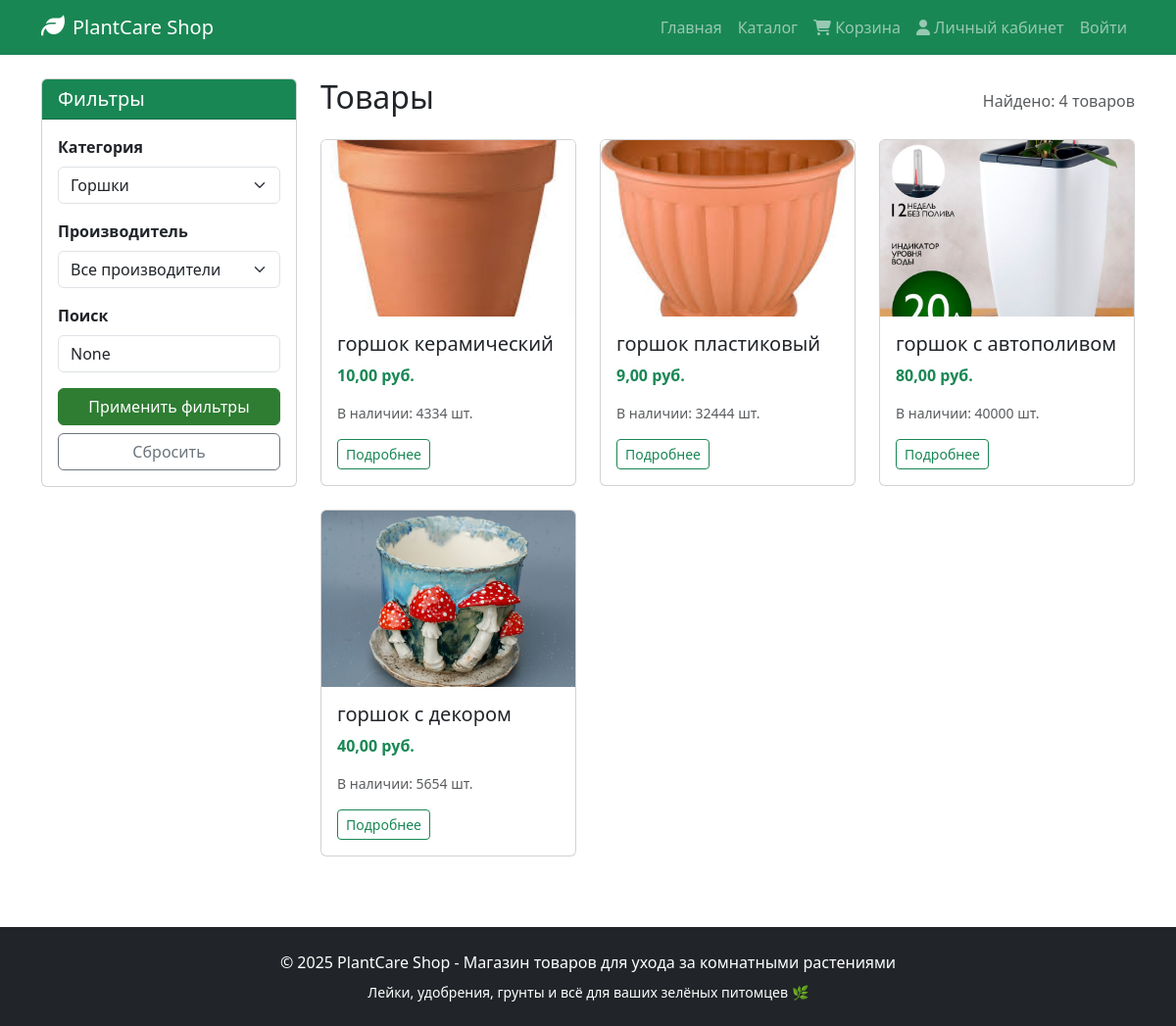
Screenshot of /catalog/?category=13 with the database file from the repository.
### shop/models.py (models this page shows, shortened)
class Product(models.Model):
    name = models.CharField(max_length=200)
    description = models.TextField()
    photo = models.ImageField(upload_to='products/')
    price = models.DecimalField(max_digits=10, decimal_places=2)
    stock = models.IntegerField()
    category = models.ForeignKey(Category, on_delete=models.CASCADE)
    manufacturer = models.ForeignKey(Manufacturer, on_delete=models.CASCADE)

### shop/views.py (the view)
# urls.py: path('catalog/', views.catalog, name='catalog'),
def catalog(request):
    products = Product.objects.all()
    category = request.GET.get('category')
    manufacturer = request.GET.get('manufacturer')
    search = request.GET.get('search')
    if category:
        products = products.filter(category_id=category)
    if manufacturer:
        products = products.filter(manufacturer_id=manufacturer)
    if search:
        products = products.filter(Q(name__icontains=search) | Q(description__icontains=search))
    return render(request, 'shop/catalog.html', {
        'products': products,
        'categories': Category.objects.all(),
        'manufacturers': Manufacturer.objects.all(),
        'selected_category': category,
        'selected_manufacturer': manufacturer,
        'search_query': search,
    })

### shop/templates/shop/catalog.html (shortened to what this page needs)
{% extends 'base.html' %}
{% load static %}
{% block content %}
<div class="row">
    <div class="col-md-3">
        <div class="card">
            <div class="card-header bg-success text-white">
                <h5 class="mb-0">Фильтры</h5>
            </div>
            <div class="card-body">
                <form method="get" id="filter-form">
                    <div class="mb-3">
                        <label class="form-label fw-bold">Категория</label>
                        <select name="category" class="form-select">
                            {% for cat in categories %}
                                <option value="{{ cat.id }}" {% if selected_category == cat.id|stringformat:"s" %}selected{% endif %}>
                                    {{ cat.name }}
                                </option>
                            {% endfor %}
                        </select>
                    </div>
                    <div class="mb-3">
                        <label class="form-label fw-bold">Производитель</label>
                        <select name="manufacturer" class="form-select">
                            <option value="">Все производители</option>
                        </select>
                    </div>
                    <div class="mb-3">
                        <label class="form-label fw-bold">Поиск</label>
                        <input type="text" name="search" class="form-control" placeholder="Название товара..." value="{{ search_query }}">
                    </div>
                    <button type="submit" class="btn btn-success w-100">Применить фильтры</button>
                    <a href="{% url 'catalog' %}" class="btn btn-outline-secondary w-100 mt-2">Сбросить</a>
                </form>
            </div>
        </div>
    </div>
    <div class="col-md-9">
        <div class="d-flex justify-content-between align-items-center mb-3">
            <h2>Товары</h2>
            <p class="text-muted mb-0">Найдено: {{ products|length }} товаров</p>
        </div>
        {% if products %}
            <div class="row">
                {% for product in products %}
                    <div class="col-sm-6 col-md-6 col-lg-4 mb-4">
                        <div class="card h-100">
                            {% if product.photo %}
                                <img src="{{ product.photo.url }}" class="card-img-top" alt="{{ product.name }}" style="height: 180px; object-fit: cover;">
                            {% else %}
                                <div class="card-img-top bg-light d-flex align-items-center justify-content-center" style="height: 180px;">
                                    <i class="fas fa-leaf fa-3x text-success"></i>
                                </div>
                            {% endif %}
                            <div class="card-body">
                                <h5 class="card-title">{{ product.name }}</h5>
                                <p class="card-text text-success fw-bold">{{ product.price }} руб.</p>
                                <p class="card-text small text-muted">В наличии: {{ product.stock }} шт.</p>
                                <a href="{% url 'product_detail' product.id %}" class="btn btn-outline-success btn-sm">Подробнее</a>
                            </div>
                        </div>
                    </div>
                {% endfor %}
            </div>
        {% else %}
            <div class="alert alert-info">Товаров не найдено</div>
        {% endif %}
    </div>
</div>
{% endblock %}

### static/css/style.css (style rules this page uses)
.card { transition: transform 0.3s ease, box-shadow 0.3s ease; }
.btn-success { background-color: #2e7d32; border-color: #2e7d32; }

### rows the page displays
Product: photo (picture), name "горшок керамический", price "10,00", stock "4334"
Product: photo (picture), name "горшок пластиковый", price "9,00", stock "32444"
Product: photo (picture), name "горшок с автополивом", price "80,00", stock "40000"
Product: photo (picture), name "горшок с декором", price "40,00", stock "5654"

### other values shown
{{ products|length }} "4"
form field category "Горшки"
